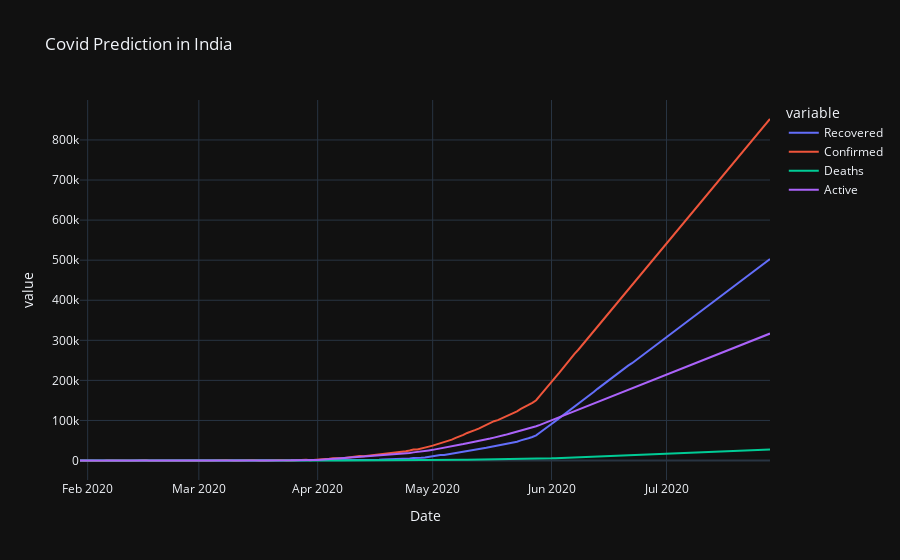

Notebook code cell kept with this figure:
### Code cell
predicted_confirmed = forecast_confirmed[["yhat"]]
predicted_recovered = forecast_recovered[["yhat"]]
predicted_active = forecast_active[["yhat"]]
predicted_deaths = forecast_deaths[["yhat"]]
prediction_dates = forecast_confirmed[["ds"]]
prediction_df = pd.concat([prediction_dates,predicted_confirmed,predicted_deaths,predicted_recovered,predicted_active],axis=1)
#rename the columns
prediction_df.columns = ["Date","Confirmed","Deaths","Recovered","Active"]
# plot using plotly
fig_prediction = px.line(prediction_df,x="Date",y=['Recovered', 'Confirmed', 'Deaths','Active'],title="Covid Prediction in India")
fig_prediction.show()

### Figure 1 — Plotly figure (JSON) as saved in the notebook; plotly's stock layout.template omitted (floating-point values rounded to 4 significant figures; data arrays with more than 128 entries replaced by an {"elided": "..."} marker saying what was removed)
{"data": [{"hovertemplate": "variable=Recovered<br>Date=%{x}<br>value=%{y}<extra></extra>", "legendgroup": "Recovered", "line": {"color": "#636efa", "dash": "solid"}, "mode": "lines", "name": "Recovered", "orientation": "v", "showlegend": true, "type": "scatter", "x": {"elided": "181 str values"}, "xaxis": "x", "y": {"elided": "181 float values"}, "yaxis": "y"}, {"hovertemplate": "variable=Confirmed<br>Date=%{x}<br>value=%{y}<extra></extra>", "legendgroup": "Confirmed", "line": {"color": "#EF553B", "dash": "solid"}, "mode": "lines", "name": "Confirmed", "orientation": "v", "showlegend": true, "type": "scatter", "x": {"elided": "181 str values"}, "xaxis": "x", "y": {"elided": "181 float values"}, "yaxis": "y"}, {"hovertemplate": "variable=Deaths<br>Date=%{x}<br>value=%{y}<extra></extra>", "legendgroup": "Deaths", "line": {"color": "#00cc96", "dash": "solid"}, "mode": "lines", "name": "Deaths", "orientation": "v", "showlegend": true, "type": "scatter", "x": {"elided": "181 str values"}, "xaxis": "x", "y": {"elided": "181 float values"}, "yaxis": "y"}, {"hovertemplate": "variable=Active<br>Date=%{x}<br>value=%{y}<extra></extra>", "legendgroup": "Active", "line": {"color": "#ab63fa", "dash": "solid"}, "mode": "lines", "name": "Active", "orientation": "v", "showlegend": true, "type": "scatter", "x": {"elided": "181 str values"}, "xaxis": "x", "y": {"elided": "181 float values"}, "yaxis": "y"}], "layout": {"legend": {"title": {"text": "variable"}, "tracegroupgap": 0}, "title": {"text": "Covid Prediction in India"}, "xaxis": {"anchor": "y", "domain": [0, 1], "title": {"text": "Date"}}, "yaxis": {"anchor": "x", "domain": [0, 1], "title": {"text": "value"}}}}
